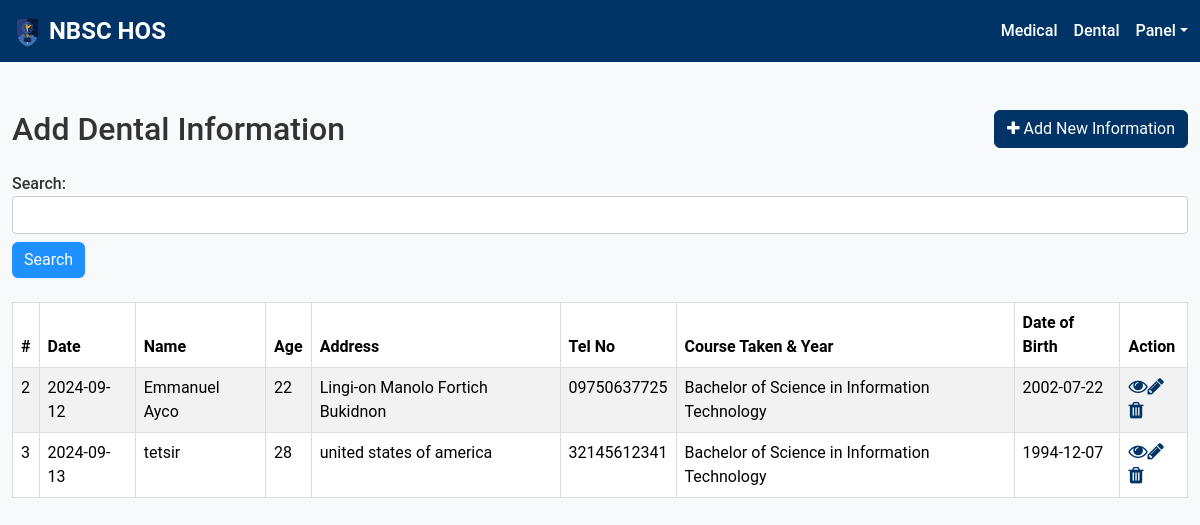
The app's page /add_dental_info.php with its own data.
### tables this page shows
CREATE TABLE `dental` (
  `dental_id` int(11) NOT NULL,
  `dental_type` enum('Non-Teaching','Teaching','Student') NOT NULL,
  `dental_date` date NOT NULL,
  `dental_name` varchar(255) NOT NULL,
  `dental_age` int(11) DEFAULT NULL,
  `dental_address` varchar(255) DEFAULT NULL,
  `dental_tel_no` varchar(15) DEFAULT NULL,
  `dental_course_taken_year` varchar(255) DEFAULT NULL,
  `dental_date_of_birth` date DEFAULT NULL,
  `dental_sex` enum('Male','Female','Other') DEFAULT NULL,
  `dental_civil_status` enum('Single','Married','Divorced','Widowed','Other') DEFAULT NULL,
  `dental_allergy_medication_food` text DEFAULT NULL
);

### add_dental_info.php (the view, shortened to what this page needs)
<!DOCTYPE html>
<html lang="en">
<head>
    <link rel="stylesheet" href="https://cdn.jsdelivr.net/npm/bootstrap@5.3.3/dist/css/bootstrap.min.css">
    <link rel="stylesheet" href="https://maxcdn.bootstrapcdn.com/font-awesome/4.7.0/css/font-awesome.min.css">
    <link rel="stylesheet" href="crud2/dental.css">
</head>
<body>
<header>
    <nav class="navbar navbar-expand-lg navbar-dark navbar-custom px-1">
        <a class="navbar-brand ps-2" href="#">
            <img src="src/Nbsc_logo-removebg-preview.png" style="height: 0.3in;">
            NBSC HOS
        </a>
        <div class="navbar-collapse collapse hide" id="main_nav">
            <div class="navbar-collapse flex-grow-1 text-right" id="sampleid" style="padding-left: 20px">
                <ul class="navbar-nav ms-auto mb-2 mb-lg-0 flex-nowrap">
                <li class="nav-item">
                <a class="nav-link" href="add_medical_info.php">Medical</a>
            </li>
            <li class="nav-item">
                <a class="nav-link" href="add_dental_info.php">Dental</a>
            </li>
                    <li class="nav-item dropdown w-100" style="padding-top: 0px;">
                        <a class="nav-link dropdown-toggle" id="navbarDropdown" href="#" role="button" data-bs-toggle="dropdown" aria-expanded="false">Panel</a>
                    </li>
                </ul>
            </div>
        </div>
    </nav>
</header>
    <div class="wrapper">
        <div class="container-fluid">
            <div class="row">
                <div class="col-md-12">
                    <div class="mt-5 mb-3 clearfix">
                        <h2 class="pull-left">Add Dental Information</h2>
                        <a href="crud2/create.php" class="btn btn-success pull-right"><i class="fa fa-plus"></i> Add New Information</a>
                    </div>
                    <form action="<?php echo htmlspecialchars($_SERVER["PHP_SELF"]); ?>" method="get" class="mb-4">
                        <div class="form-group">
                            <label for="search">Search:</label>
                            <input type="text" id="search" name="search" class="form-control" value="<?php echo isset($_GET['search']) ? htmlspecialchars($_GET['search']) : ''; ?>">
                        </div>
                        <button type="submit" class="btn btn-primary mt-2">Search</button>
                    </form>
                    <?php
                    require_once "config.php";
                    $sql = "SELECT * FROM dental";
                    if($result = mysqli_query($link, $sql)){
                        if(mysqli_num_rows($result) > 0){
                            echo '<table class="table table-bordered table-striped">';
                                echo "<thead>";
                                    echo "<tr>";
                                        echo "<th>#</th>";
                                        echo "<th>Date</th>";
                                        echo "<th>Name</th>";
                                        echo "<th>Age</th>";
                                        echo "<th>Address</th>";
                                        echo "<th>Tel No</th>";
                                        echo "<th>Course Taken & Year</th>";
                                        echo "<th>Date of Birth</th>";
                                        echo "<th>Action</th>";
                                    echo "</tr>";
                                echo "</thead>";
                                echo "<tbody>";
                                while($row = mysqli_fetch_array($result)){
                                    echo "<tr>";
                                        echo "<td>" . $row['dental_id'] . "</td>";
                                        echo "<td>" . $row['dental_date'] . "</td>";
                                        echo "<td>" . $row['dental_name'] . "</td>";
                                        echo "<td>" . $row['dental_age'] . "</td>";
                                        echo "<td>" . $row['dental_address'] . "</td>";
                                        echo "<td>" . $row['dental_tel_no'] . "</td>";
                                        echo "<td>" . $row['dental_course_taken_year'] . "</td>";
                                        echo "<td>" . $row['dental_date_of_birth'] . "</td>";
                                        echo "<td>";
                                        echo '<a href="crud2/read.php?dental_id=' . $row['dental_id'] . '" class="mr-3" title="View Record" data-toggle="tooltip"><span class="fa fa-eye"></span></a>';
                                        echo '<a href="crud2/update.php?id='. $row['dental_id'] .'" class="mr-3" title="Update Record" data-toggle="tooltip"><span class="fa fa-pencil"></span></a>';
                                        echo '<a href="crud2/delete.php?id='. $row['dental_id'] .'" title="Delete Record" data-toggle="tooltip"><span class="fa fa-trash"></span></a>';
                                        echo "</td>";
                                    echo "</tr>";
                                }
                                echo "</tbody>";
                            echo "</table>";
                        } else{
                            echo '<div class="alert alert-danger"><em>No records were found.</em></div>';
                        }
                    } else{
                        echo "Oops! Something went wrong. Please try again later.";
                    }
                    ?>
                </div>
            </div>
        </div>
    </div>
</body>
</html>

### crud2/dental.css (style rules this page uses)
body { font-family: 'Roboto', sans-serif; background-color: #f8f9fa; color: #333; margin: 0; padding: 0; }
.navbar-custom { background-color: #003366; }
.navbar-custom .navbar-brand { font-size: 1.5rem; font-weight: bold; color: #ffffff; }
.navbar-custom .nav-link { color: #ffffff; font-weight: 500; }
.btn-primary { background-color: #1535ee; border-color: #1535ee; }
.btn-success { background-color: #003366; border-color: #003366; }
table { border-collapse: collapse; width: 100%; margin-bottom: 20px; }
table th, table td { border: 1px solid #ddd; padding: 8px; text-align: left; }
table th { background-color: #004080; color: #ffffff; font-weight: bold; }
table td { background-color: #f2f2f2; color: #333; }
table tr:nth-child(even) { background-color: #f9f9f9; }
table .fa { font-size: 1.2rem; color: #003366; }
form label { font-weight: 500; }
form .form-control { border-radius: 0.25rem; border: 1px solid #ccc; }
form button[type="submit"] { background-color: DodgerBlue; color: white; border: none; }

### add_dental_info.php (style rules this page uses)
body { font-family: 'Roboto', sans-serif; background-color: #f8f9fa; color: #333; margin: 0; padding: 0; }
.navbar-custom { background-color: #003366; }
.navbar-custom .navbar-brand { font-size: 1.5rem; font-weight: bold; color: #ffffff; }
.navbar-custom .nav-link { color: #ffffff; font-weight: 500; }
.btn-primary { background-color: #1535ee; border-color: #1535ee; }
.btn-success { background-color: #003366; border-color: #003366; }
table { border-collapse: collapse; width: 100%; margin-bottom: 20px; }
table th, table td { border: 1px solid #ddd; padding: 8px; text-align: left; }
table th { background-color: #004080; color: #ffffff; font-weight: bold; }
table td { background-color: #f2f2f2; color: #333; }
table tr:nth-child(even) { background-color: #f9f9f9; }
table .fa { font-size: 1.2rem; color: #003366; }
form label { font-weight: 500; }
form .form-control { border-radius: 0.25rem; border: 1px solid #ccc; }
form button[type="submit"] { background-color: DodgerBlue; color: white; border: none; }

### records on screen
dental: dental_id "2", dental_date "2024-09-12", dental_name "Emmanuel Ayco", dental_age "22", dental_address "Lingi-on Manolo Fortich Bukidnon", dental_tel_no "09750637725", dental_course_taken_year "Bachelor of Science in Information Technology", dental_date_of_birth "2002-07-22"
dental: dental_id "3", dental_date "2024-09-13", dental_name "tetsir", dental_age "28", dental_address "united states of america", dental_tel_no "32145612341", dental_course_taken_year "Bachelor of Science in Information Technology", dental_date_of_birth "1994-12-07"
